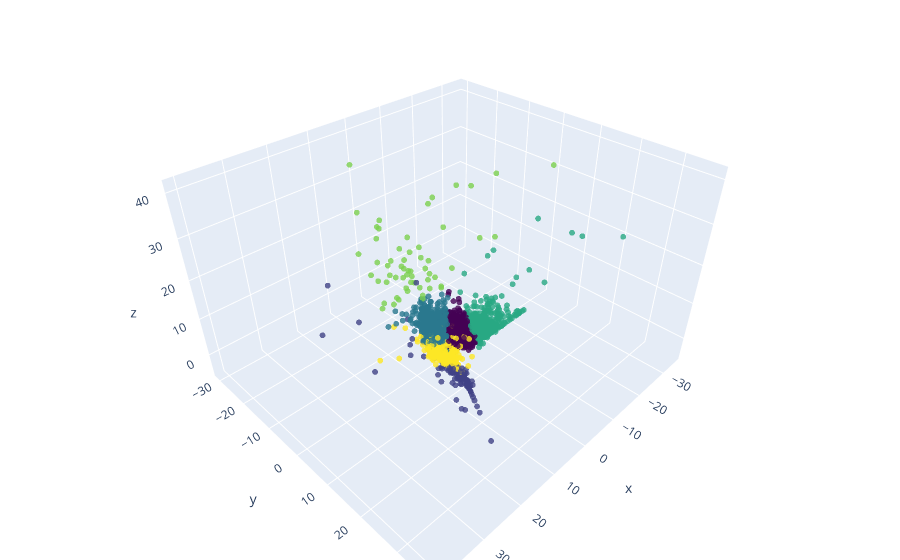

Here is the notebook cell this chart was saved with:
### Code cell
# use plotly to plot in 3D
import plotly.graph_objects as go

fig = go.Figure(data=[go.Scatter3d(
    x=data_attitude_pca.iloc[:, 0],
    y=data_attitude_pca.iloc[:, 1],
    z=data_attitude_pca.iloc[:, 2],
    mode='markers',
    marker=dict(
        size=2,
        color=labels,                # set color to an array/list of desired values
        colorscale='Viridis',   # choose a colorscale
        opacity=0.8
    )
)])

# tight layout
fig.update_layout(margin=dict(l=0, r=0, b=0, t=0))
fig.show()

### Figure 1 — Plotly figure (JSON) as saved in the notebook; plotly's stock layout.template omitted (floating-point values rounded to 4 significant figures; data arrays with more than 128 entries replaced by an {"elided": "..."} marker saying what was removed)
{"data": [{"marker": {"color": {"elided": "5000 int values"}, "colorscale": [[0, "#440154"], [0.1111, "#482878"], [0.2222, "#3e4989"], [0.3333, "#31688e"], [0.4444, "#26828e"], [0.5556, "#1f9e89"], [0.6667, "#35b779"], [0.7778, "#6ece58"], [0.8889, "#b5de2b"], [1, "#fde725"]], "opacity": 0.8, "size": 2}, "mode": "markers", "type": "scatter3d", "x": {"elided": "5000 float values"}, "y": {"elided": "5000 float values"}, "z": {"elided": "5000 float values"}}], "layout": {"margin": {"b": 0, "l": 0, "r": 0, "t": 0}}}
